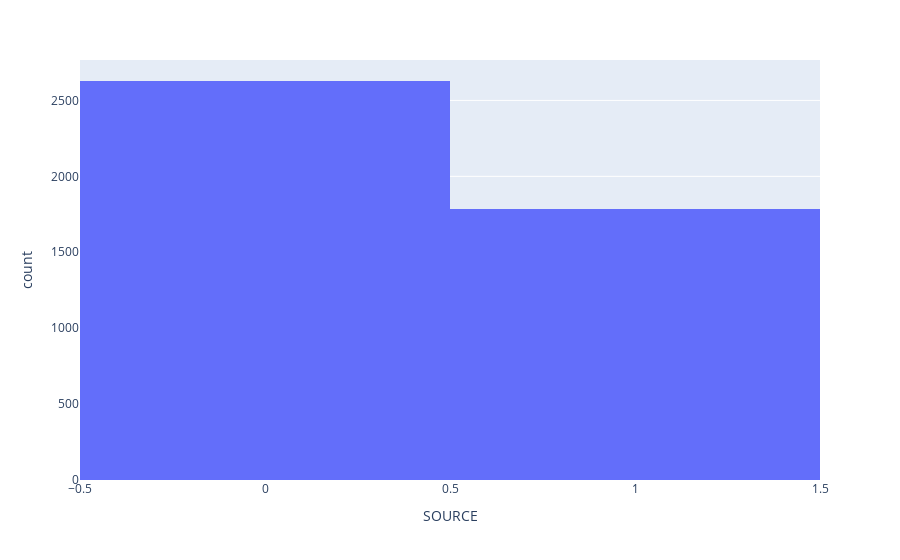

Notebook source saved alongside this figure:
### Markdown cell above
#### Target Variable
* **name:** 'SOURCE'
* **classes:** {'in': 1, 'out': 0}

### Code cell
import plotly.express as px

fig = px.histogram(data, x='SOURCE')
fig.show()

### Figure 1 — Plotly figure (JSON) as saved in the notebook; plotly's stock layout.template omitted (floating-point values rounded to 4 significant figures; data arrays with more than 128 entries replaced by an {"elided": "..."} marker saying what was removed)
{"data": [{"alignmentgroup": "True", "bingroup": "x", "hovertemplate": "SOURCE=%{x}<br>count=%{y}<extra></extra>", "legendgroup": "", "marker": {"color": "#636efa", "pattern": {"shape": ""}}, "name": "", "offsetgroup": "", "orientation": "v", "showlegend": false, "type": "histogram", "x": {"elided": "4412 int values"}, "xaxis": "x", "yaxis": "y"}], "layout": {"barmode": "relative", "legend": {"tracegroupgap": 0}, "margin": {"t": 60}, "xaxis": {"anchor": "y", "domain": [0, 1], "title": {"text": "SOURCE"}}, "yaxis": {"anchor": "x", "domain": [0, 1], "title": {"text": "count"}}}}
